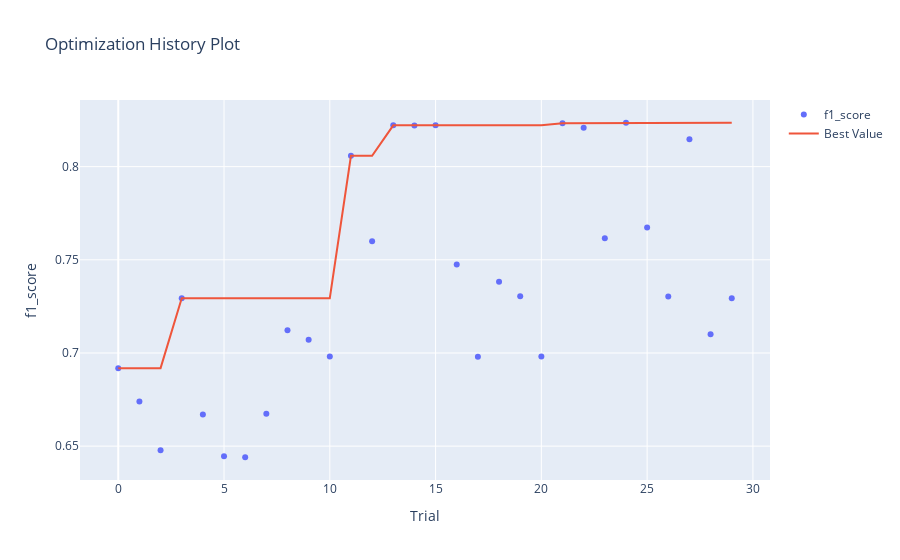

Notebook code for this chart:
### Markdown cell above
График истории оптимизации - отображает количество испытаний на оси Х и метрику на оси Y.

Следует использовать эту диаграмму, чтобы проверить, идет ли оптимизация гиперпараметров в правильном направлении или нет.

### Code cell
optuna.visualization.plot_optimization_history(study, target_name="f1_score")

### Figure 1 — Plotly figure (JSON) as saved in the notebook; plotly's stock layout.template omitted (floating-point values rounded to 4 significant figures)
{"data": [{"mode": "markers", "name": "f1_score", "type": "scatter", "x": [0, 1, 2, 3, 4, 5, 6, 7, 8, 9, 10, 11, 12, 13, 14, 15, 16, 17, 18, 19, 20, 21, 22, 23, 24, 25, 26, 27, 28, 29], "y": [0.6919, 0.6739, 0.6478, 0.7294, 0.6669, 0.6446, 0.644, 0.6674, 0.7122, 0.707, 0.6981, 0.8058, 0.76, 0.8222, 0.8221, 0.8222, 0.7474, 0.698, 0.7383, 0.7304, 0.6981, 0.8232, 0.8208, 0.7616, 0.8236, 0.7673, 0.7304, 0.8147, 0.71, 0.7294]}, {"mode": "lines", "name": "Best Value", "type": "scatter", "x": [0, 1, 2, 3, 4, 5, 6, 7, 8, 9, 10, 11, 12, 13, 14, 15, 16, 17, 18, 19, 20, 21, 22, 23, 24, 25, 26, 27, 28, 29], "y": [0.6919, 0.6919, 0.6919, 0.7294, 0.7294, 0.7294, 0.7294, 0.7294, 0.7294, 0.7294, 0.7294, 0.8058, 0.8058, 0.8222, 0.8222, 0.8222, 0.8222, 0.8222, 0.8222, 0.8222, 0.8222, 0.8232, 0.8232, 0.8232, 0.8236, 0.8236, 0.8236, 0.8236, 0.8236, 0.8236]}, {"marker": {"color": "#cccccc"}, "mode": "markers", "name": "Infeasible Trial", "showlegend": false, "type": "scatter", "x": [], "y": []}], "layout": {"title": {"text": "Optimization History Plot"}, "xaxis": {"title": {"text": "Trial"}}, "yaxis": {"title": {"text": "f1_score"}}}}
